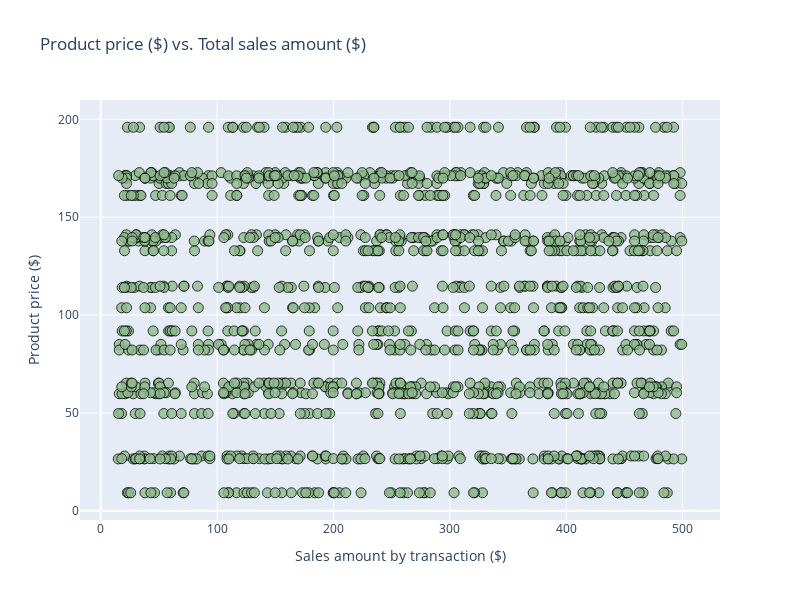

Notebook source saved alongside this figure:
### Markdown cell above
*Representación del precio de los productos y el valor de las transacciones aceptadas.*

### Code cell
"""
Transacciones vs productos vendidos en cada transacción.
Tengo que unir las 3 tablas: transactions, trans_prod y products --> MERGE
"""

merged_data = dict_transactions['transactions'].merge(dict_transactions['trans_prod'], on="transaction_id", how="inner").merge(dict_transactions['products'], on="product_id", how="inner")

fig = go.Figure()

X= merged_data['amount']
Y= merged_data['price']

# Add the scatter trace
fig.add_trace(go.Scatter( 
    x= X,
    y= Y,
    mode='markers', 
    marker=dict(
        size=10, # Size
        color='darkseagreen', # Color
        opacity=0.8, # Point transparency 
        line=dict(width=1, color='black') # Properties of the edges
    ),
     text=[f"Total sale = $ {sale:.2f}, Product price = $ {price:.2f}" 
          for sale, price in zip(merged_data['amount'], merged_data['price'])]
))

fig.update_layout(
    title='Product price ($) vs. Total sales amount ($)', 
    xaxis_title='Sales amount by transaction ($)',
    yaxis_title='Product price ($)',
    width=800,
    height=600
)

fig.show()

### Figure 1 — Plotly figure (JSON) as saved in the notebook; plotly's stock layout.template omitted (floating-point values rounded to 4 significant figures; data arrays with more than 128 entries replaced by an {"elided": "..."} marker saying what was removed)
{"data": [{"marker": {"color": "darkseagreen", "line": {"color": "black", "width": 1}, "opacity": 0.8, "size": 10}, "mode": "markers", "text": {"elided": "1457 str values"}, "type": "scatter", "x": {"elided": "1457 float values"}, "y": {"elided": "1457 float values"}}], "layout": {"height": 600, "title": {"text": "Product price ($) vs. Total sales amount ($)"}, "width": 800, "xaxis": {"title": {"text": "Sales amount by transaction ($)"}}, "yaxis": {"title": {"text": "Product price ($)"}}}}
